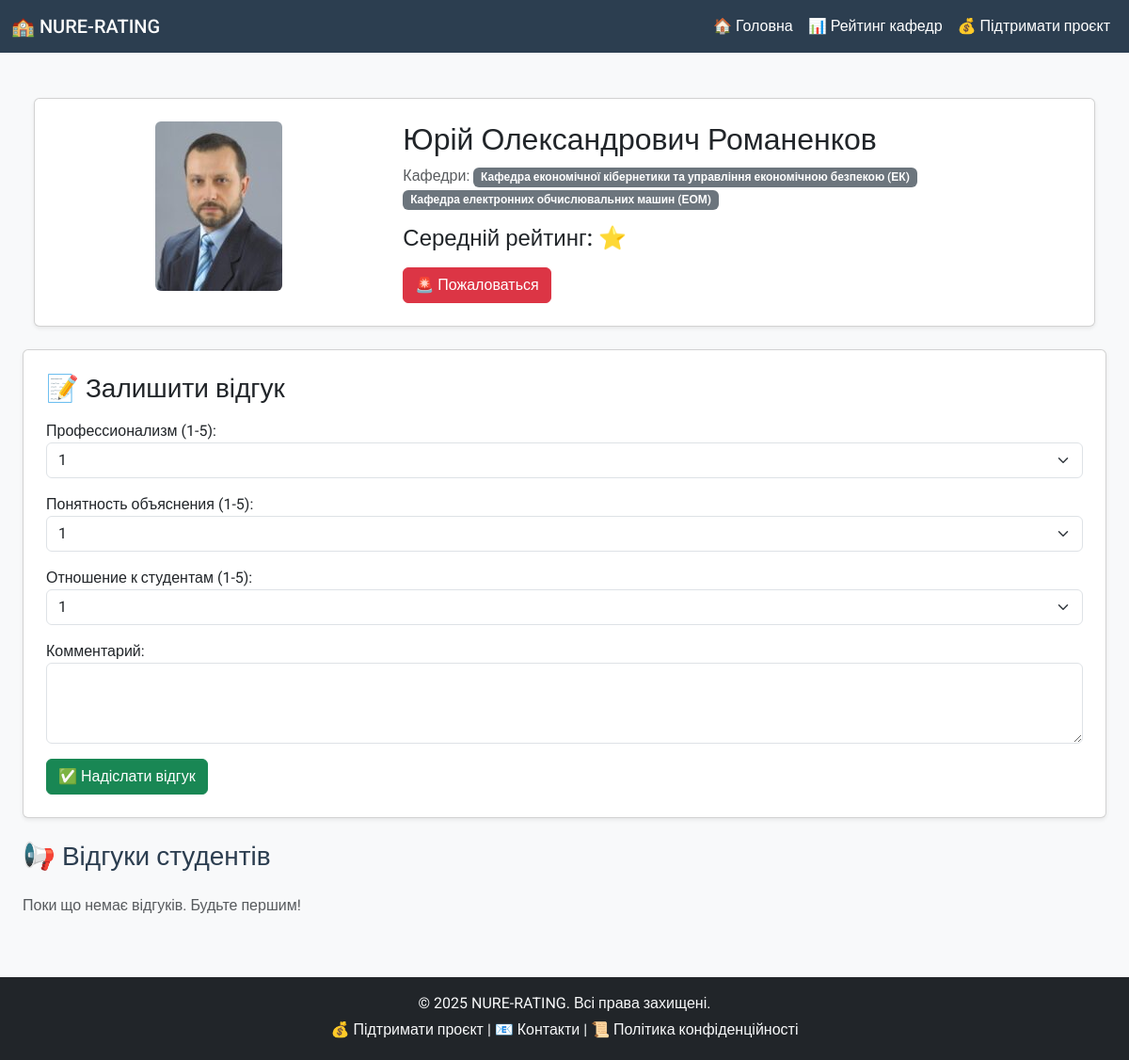
Page /professor/235/ on the committed database.
### feedback_app/models.py (models this page shows, shortened)
class Professor(models.Model):
    name = models.CharField(max_length=255)
    photo = models.ImageField(upload_to="professors_photos/", blank=True, null=True)
    departments = models.ManyToManyField("Department", related_name="professors")
    def calculate_avg_rating(self):
        rating = self.feedback.aggregate(
            avg_professionalism=Avg("professionalism"),
            avg_clarity=Avg("clarity"),
            avg_attitude=Avg("attitude")
        )
        if rating["avg_professionalism"] and rating["avg_clarity"] and rating["avg_attitude"]:
            return round(
                (rating["avg_professionalism"] + rating["avg_clarity"] + rating["avg_attitude"]) / 3, 1
            )
        return None  # Если нет отзывов

class Department(models.Model):
    name = models.CharField(max_length=255, unique=True)
    faculty = models.ForeignKey(Faculty, on_delete=models.CASCADE, related_name='departments')
    description = models.TextField(blank=True, null=True)

### feedback_app/views.py (the view)
# urls.py: path('professor/<int:professor_id>/', views.professor_detail, name='professor_detail'),
def professor_detail(request, professor_id):
    professor = get_object_or_404(Professor, id=professor_id)
    user_ip = get_client_ip(request)  # 📌 Получаем IP пользователя
    existing_feedback = Feedback.objects.filter(professor=professor, user_ip=user_ip).first()
    if request.method == "POST":
        form = FeedbackForm(request.POST, instance=existing_feedback)
        if form.is_valid():
            feedback = form.save(commit=False)
            feedback.professor = professor
            feedback.user_ip = user_ip  # 📌 Привязываем IP
            try:
                feedback.save()
                professor_avg_rating = professor.calculate_avg_rating()
                return redirect('professor_detail', professor_id=professor.id)  # ✅ Перенаправляем
            except IntegrityError:
                return JsonResponse({"error": "Такой отзыв уже существует!"}, status=400)
        else:
            return JsonResponse({"error": "Ошибка при заполнении формы!"}, status=400)
    else:
        form = FeedbackForm(instance=existing_feedback)
    feedbacks = Feedback.objects.filter(professor=professor).order_by("-created_at")
    professor_avg_rating = professor.calculate_avg_rating()
    return render(request, "professor_detail.html", {
        "professor": professor,
        "form": form,
        "existing_feedback": existing_feedback,
        "feedbacks": feedbacks,
        "professor_avg_rating": professor_avg_rating,  # 🔹 Передаем рейтинг в шаблон
    })

### feedback_app/views.py (called while the page is built)
def get_client_ip(request):
    x_forwarded_for = request.META.get("HTTP_X_FORWARDED_FOR")
    if x_forwarded_for:
        ip = x_forwarded_for.split(",")[0]
    else:
        ip = request.META.get("REMOTE_ADDR")
    return ip

### templates/professor_detail.html (shortened to what this page needs)
{% extends 'base.html' %}
{% block content %}
<div class="container mt-4">
    <div class="container mt-4">
        <div class="card shadow-sm p-4">
            <div class="row">
                <div class="col-md-4 text-center">
                    <img src="{{ professor.photo.url }}" class="img-fluid rounded" alt="Фото {{ professor.name }}" style="max-width: 200px;">
                </div>
                <div class="col-md-8">
                    <h2>{{ professor.name }}</h2>
                    <p class="text-muted">Кафедри:
                        {% for department in professor.departments.all %}
                            <a href="{% url 'department_detail' department.id %}" class="badge bg-secondary text-decoration-none">
                                {{ department.name }}
                            </a>
                        {% endfor %}
                    </p>
                    <h4>Середній рейтинг:
                         ⭐
                    </h4>
                    <button class="btn btn-danger mt-2" data-bs-toggle="modal" data-bs-target="#complaintModal">🚨 Пожаловаться</button>
                </div>
            </div>
        </div>
    </div>
    <div class="card shadow-sm mt-4 p-4">
        <h3 class="mb-3">📝 Залишити відгук</h3>
        <form method="post">
            <div class="mb-3">
                {{ form.as_p }}
            </div>
            {% if existing_feedback %}
                <button type="submit" class="btn btn-primary" id="review-submit-btn">✏ Змінити відгук</button>
            {% else %}
                <button type="submit" class="btn btn-success" id="review-submit-btn">✅ Надіслати відгук</button>
            {% endif %}
        </form>
    </div>
    <h3 class="my-4">📢 Відгуки студентів</h3>
    {% if feedbacks %}
        <ul class="list-group">
            {% for feedback in feedbacks %}
                <li class="list-group-item d-flex justify-content-between align-items-center">
                    <div>
                        <p>⭐ {{ feedback.professionalism }}/5 | 📚 {{ feedback.clarity }}/5 | 👥 {{ feedback.attitude }}/5</p>
                        <p>{{ feedback.comment }}</p>
                    </div>
                    <div>
                        <button class="btn btn-outline-success like-btn" data-id="{{ feedback.id }}">
                            👍 <span class="like-count">{{ feedback.likes }}</span>
                        </button>
                        <button class="btn btn-outline-danger dislike-btn" data-id="{{ feedback.id }}">
                            👎 <span class="dislike-count">{{ feedback.dislikes }}</span>
                        </button>
                    </div>
                </li>
            {% endfor %}
        </ul>
    {% else %}
        <p class="text-muted">Поки що немає відгуків. Будьте першим!</p>
    {% endif %}
</div>
{% endblock %}

### templates/base.html (style rules this page uses)
body { font-family: 'Roboto', sans-serif; background-color: #F8F9FA; color: #2C3E50; display: flex; flex-direction: column; min-height: 100vh; }
.container { max-width: 1200px; flex: 1; }
html, body { height: 100%; }
body { display: flex; flex-direction: column; }
.container { flex: 1; }

### rows in the picture
Professor: photo (picture), name "Юрій Олександрович Романенков"
Department: name "Кафедра економічної кібернетики та управління економічною безпекою (ЕК)"
Department: name "Кафедра електронних обчислювальних машин (ЕОМ)"
